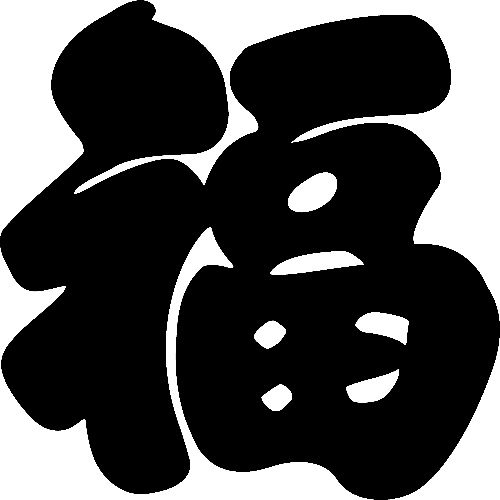
#> input picture traindata/fu/fu (1).jpg, 500 x 500 px, found by its file name; its folder holds only this picture in this run
$ jupyter execute --allow-errors char_feature.ipynb   (shell and % lines are left out)
#> lines starting #> are read from the running program, lines starting #| are printed output that depends on the picture; after the words box and inside, x2 and y2 are one past the last pixel; in counts of white or black regions, pixels touching at a corner belong together; long printed decimals are rounded
[cell 1]
from skimage import morphology,draw
import numpy as np
import matplotlib.pyplot as plt
import cv2

def readimage(t_name):
#> called with t_name = './traindata/fu/fu (1).jpg'
    image = cv2.imread(t_name,cv2.IMREAD_GRAYSCALE)
#> image is the input picture: shape (500, 500); min 0, max 255, mean 77.3
    ret,image=cv2.threshold(image, 127, 255, cv2.THRESH_BINARY)
#> image: shape (500, 500); 30.3% white; 10 white regions, largest, box (x1, y1, x2, y2) and area: (74, 0, 500, 321) 30134, (0, 227, 374, 500) 19850, (0, 0, 137, 236) 14301
    image=255-image
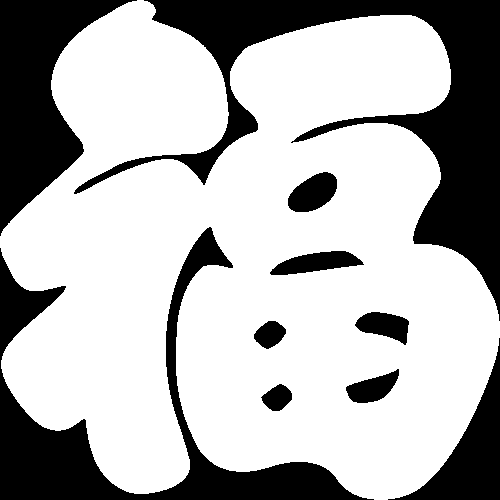
#> image: shape (500, 500); 69.7% white; 10 black regions, largest, box (x1, y1, x2, y2) and area: (74, 0, 500, 321) 30134, (0, 227, 374, 500) 19850, (0, 0, 137, 236) 14301

    #实施骨架算法
    skeleton =morphology.skeletonize(image)
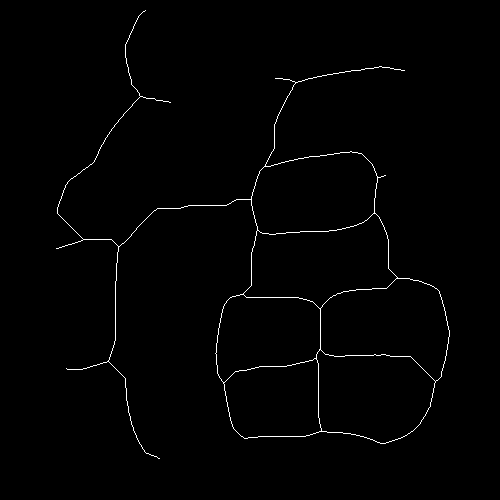
#> skeleton: shape (500, 500) bool; 0.96% white in thin lines or dots, all inside (x1, y1, x2, y2) = (56, 10, 450, 459)

    skeleton=255-skeleton
    image=255-image
    skeleton[skeleton!=255]=0
    return image,skeleton

[cell 2]
# [25 lines left out: functions is_interior, fill_feature, not called in this run]

[cell 3]
def features0(img):
    sumleft=np.zeros((4))
    for i in range(4):
        for x in range(125):
            for y in range(500):
                if img[x+i*125][y]==0:
                    sumleft[i]+=y

    sumright=np.zeros((4))
    for i in range(4):
        for x in range(125):
            for y in range(500):
                if img[x+i*125][499-y]==0:
                    sumright[i]+=y

    sumup=np.zeros((4))
    for i in range(4):
        for y in range(125):
            for x in range(500):
                if img[x][y+i*125]==0:
                    sumup[i]+=x

    sumdown=np.zeros((4))
    for i in range(4):
        for y in range(125):
            for x in range(500):
                if img[499-x][y+i*125]==0:
                    sumdown[i]+=x

    feature2=np.concatenate((sumleft,sumright,sumup,sumdown),axis=0)
    sumleft3=np.zeros((4))
    for i in range(4):
        for x in range(125):
            flag=0
            begin=0
            for y in range(500):
                if img[x+i*125][y]==0 and flag==0:
                    flag+=1
                if img[x+i*125][y]==255 and flag==1:
                    flag+=1
                    begin=y
                if img[x+i*125][y]==0 and flag==2:
                    flag+=1
                    sumleft3[i]+=y-begin

    sumright3=np.zeros((4))
    for i in range(4):
        for x in range(125):
            flag=0
            begin=0
            for y in range(500):
                if img[x+i*125][499-y]==0  and flag==0:
                    flag+=1
                if img[x+i*125][499-y]==255  and flag==1:
                    flag+=1
                    begin=y
                if img[x+i*125][499-y]==0  and flag==2:
                    flag+=1
                    sumright3[i]+=y-begin

    sumup3=np.zeros((4))
    for i in range(4):
        for y in range(125):
            flag=0
            begin=0
            for x in range(500):
                if img[x][y+i*125]==0 and flag==0:
                    flag+=1
                if img[x][y+i*125]==255 and flag==1:
                    flag+=1
                    begin=x
                if img[x][y+i*125]==0 and flag==2:
                    flag+=1
                    sumup3[i]+=x-begin

    sumdown3=np.zeros((4))
    for i in range(4):
        for y in range(125):
            flag=0
            begin=0
            for x in range(500):
                if img[499-x][y+i*125]==0 and flag==0:
                    flag+=1
                if img[499-x][y+i*125]==255 and flag==1:
                    flag+=1
                    begin=x
                if img[499-x][y+i*125]==0 and flag==2:
                    flag+=1
                    sumdown3[i]+=x-begin

    feature3=np.concatenate((sumleft3,sumright3,sumup3,sumdown3),axis=0)
    feature23=np.concatenate((feature2,feature3),axis=0)
    return feature23

[cell 4]
def get_feature23(t_name):
    _,skeleton=readimage(t_name)
    return features0(skeleton)

[cell 5]
def get_fill_feature(t_name):
    _,skeleton=readimage(t_name)
    return fill_feature(skeleton)[1]

[cell 6]
import os

a = np.zeros((209, 32))
b = np.zeros((696, 32))
d = np.zeros((10, 32))
pathfu = "./traindata/fu/"
pathnotfu = "./traindata/not_fu/"
pathtest = "./testdata/"

import multiprocessing
num_processes = multiprocessing.cpu_count()-1 # 使用核心数
pool = multiprocessing.Pool(processes=num_processes) # 实例化进程池
result=pool.map(get_feature23,[pathfu + i for i in os.listdir(pathfu)])
#> result = 1 item
# result1=pool.map(get_fill_feature,[pathfu + i for i in os.listdir(pathfu)])
for i in range(len(result)):
    a[i][0:32]=result[i]
#> this loop made 1 pass
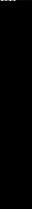
#> a: shape (209, 32) float64; min 0, max 273494, mean 380.6; drawn with min black and max white
    # a[i][32:]=result1[i]

#> (a cell that did not finish here is left out)

#> (a cell that did not finish here is left out)

[cell 9]
X = np.concatenate((a, b), axis=0)
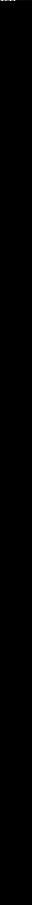
#> X: shape (905, 32) float64; min 0, max 273494, mean 87.9; drawn with min black and max white
y = np.concatenate((np.ones(209), 0*np.ones(696)))

[cell 10]
from sklearn.model_selection import train_test_split

X_train, X_test, y_train, y_test = train_test_split(
    X, y, test_size=0.2, random_state=42
)
#> X_test: shape (181, 32) float64; every value is 0
#> y_train = 724 values, max 1 at index 0, min 0 at index 1, mean 0.236; y_test = 181 values, max 1 at index 0, min 0 at index 1, mean 0.21

[cell 11]
from sklearn.discriminant_analysis import LinearDiscriminantAnalysis, StandardScaler
from sklearn.pipeline import make_pipeline
from sklearn.manifold import LocallyLinearEmbedding
embedding = make_pipeline(StandardScaler(),LocallyLinearEmbedding(n_components=3,method="modified",eigen_solver='dense'))
X_transformed = embedding.fit_transform(X)
#> X_transformed = 905 rows, first 8: [0, 0, 0], [0, 0, 0], [0, 0, 0], [0, 0, 0], [0, 0, 0], [0, 0, 0], [0, 0, 0], [0, 0, 0]
X_transformed.shape
#> Out = (905, 3)

[cell 12]
new_d=embedding.fit_transform(d)

[cell 13]
# fig, ax = plt.subplots()
fig = plt.figure()
ax = fig.add_subplot(projection="3d")
ax.scatter(X_transformed[:209,0],X_transformed[:209,1],X_transformed[:209,2],c="r",label="fu")
ax.scatter(X_transformed[209:,0],X_transformed[209:,1],X_transformed[209:,2],c="g",label="notfu")
ax.scatter(new_d[:5,0],new_d[:5,1],new_d[:5,2],c="b",label="testfu")
ax.scatter(new_d[5:,0],new_d[5:,1],new_d[5:,2],c="y",label="testnotfu")
ax.legend()
ax.grid(True)

plt.show()
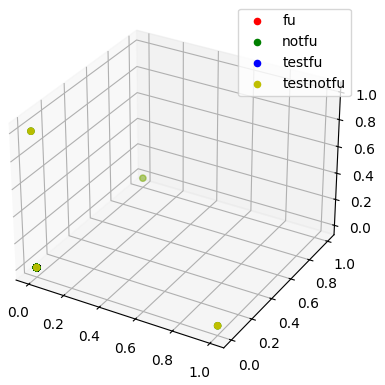
#> figure drawn by matplotlib, 1 panel

[cell 14]
import numpy as np
from sklearn.pipeline import make_pipeline
from sklearn.preprocessing import StandardScaler
from sklearn.svm import SVC


# [12 lines left out: functions intersection, kernal, not called in this run]


clf = make_pipeline(SVC(gamma="auto", kernel="rbf"))
clf.fit(X_train, y_train)

[cell 15]
from sklearn.ensemble import RandomForestClassifier

clf = make_pipeline(RandomForestClassifier())
clf.fit(X_train, y_train)

[cell 16]
from sklearn.ensemble import GradientBoostingClassifier

clf = make_pipeline( GradientBoostingClassifier())
clf.fit(X_train, y_train)

[cell 17]
from sklearn.ensemble import AdaBoostClassifier
from sklearn.pipeline import make_pipeline
from sklearn.preprocessing import StandardScaler

clf = make_pipeline(
     AdaBoostClassifier(n_estimators=100, random_state=0)
)
clf.fit(X_train, y_train)

[cell 18]
from sklearn.svm import LinearSVC
from sklearn.pipeline import make_pipeline
from sklearn.preprocessing import StandardScaler

clf = make_pipeline(LinearSVC(random_state=0, tol=1e-5))
clf.fit(X_train, y_train)

[cell 19]
from sklearn.neighbors import KNeighborsClassifier

clf = make_pipeline(KNeighborsClassifier())
clf.fit(X_train, y_train)#0.79

[cell 20]
from sklearn.metrics import f1_score

y_pred = clf.predict(X_test)
#> y_pred = 181 values from 0 to 0
print(f1_score(y_test, y_pred, average="macro"))
#| 0.4414
from sklearn.metrics import confusion_matrix

confusion_matrix(y_test, y_pred)
#> Out = [[143, 0], [38, 0]]

#> (a cell that did not finish here is left out)

[cell 22]
import numpy as np
from sklearn.pipeline import make_pipeline
from sklearn.preprocessing import StandardScaler
from sklearn.svm import SVC


# [12 lines left out: functions intersection, kernal, not called in this run]


from sklearn.svm import OneClassSVM
clf = make_pipeline(OneClassSVM(nu=0.7,verbose=True,kernel="sigmoid"))
clf .fit(X_transformed[:209,:])
#| [LibSVM]

from sklearn.metrics import f1_score

y_pred = clf.predict(new_d)

print(y_pred)

print(f1_score(np.concatenate((np.ones(5), -np.ones(5))), y_pred, average="macro"))
from sklearn.metrics import confusion_matrix

confusion_matrix(np.concatenate((np.ones(5), -np.ones(5))), y_pred)

[cell 23]
from sklearn.metrics import f1_score
from hyperopt import hp
import xgboost as xgb

# [22 lines left out: functions train, objective, not called in this run]

#> (the rest of this cell did not finish here and is left out)

#> (a cell that did not finish here is left out)

[cell 25]
p=clf.predict(X_transformed)
#> p = 905 values from -1 to -1
print(f1_score(np.concatenate((np.ones(209), 0*np.ones(696))), p, average="macro"))
#| 0.0

$ run again, on traindata/fu/fu (11).png
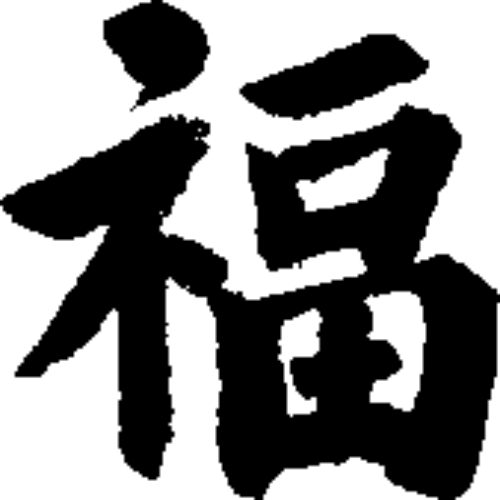
#> input picture traindata/fu/fu (11).png, 500 x 500 px, found by its file name
#> in readimage, image is the input picture: shape (500, 500); min 0, max 255, mean 132.5
#> in readimage, `ret,image=cv2.threshold(image, 127, 255, cv2.THRESH_BINARY)`:
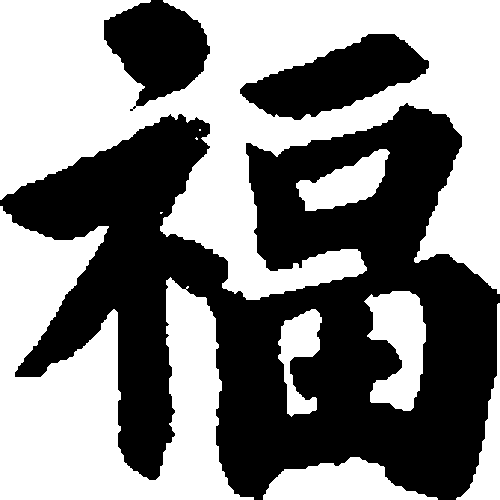
#> image: shape (500, 500); 51.9% white; 3 black regions, box (x1, y1, x2, y2) and area: (0, 103, 500, 500) 104315, (240, 34, 429, 120) 8595, (104, 0, 210, 111) 7243
#> in readimage, `skeleton =morphology.skeletonize(image)`:
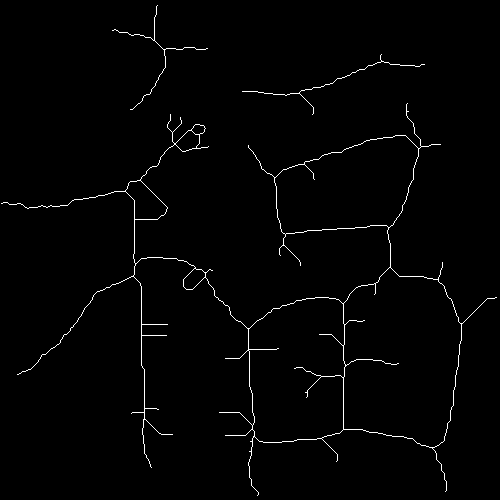
#> skeleton: shape (500, 500) bool; 1.3% white in thin lines or dots
#> result = 1 item
#> the loop `for i in range(len(result)):` made 1 pass
#> X_test: shape (181, 32) float64; every value is 0
#> y_train = 724 values, max 1 at index 0, min 0 at index 1, mean 0.236; y_test = 181 values, max 1 at index 0, min 0 at index 1, mean 0.21
#> X_transformed = 905 rows, first 8: [0, 0, 0], [0, 0, 0], [0, 0, 0], [0, 0, 0], [0, 0, 0], [0, 0, 0], [0, 0, 0], [0, 0, 0]
#> y_pred = 181 values from 0 to 0
#| 0.4414
#> `confusion_matrix(y_test, y_pred)`: Out = [[143, 0], [38, 0]]
#| [LibSVM]
#> p = 905 values from -1 to -1
#| 0.0

$ run again, on traindata/fu/fu (116).png
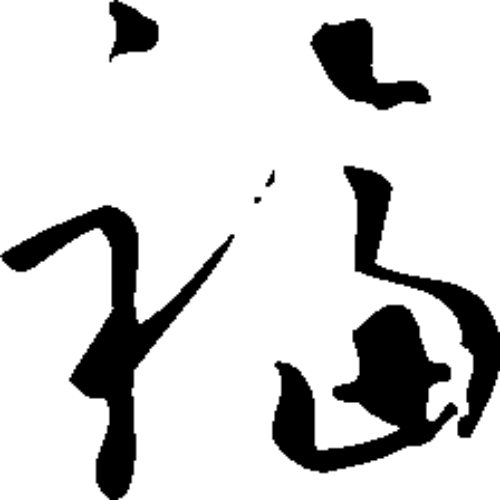
#> input picture traindata/fu/fu (116).png, 500 x 500 px, found by its file name
#> in readimage, image is the input picture: shape (500, 500); min 0, max 255, mean 209.6
#> in readimage, `ret,image=cv2.threshold(image, 127, 255, cv2.THRESH_BINARY)`:
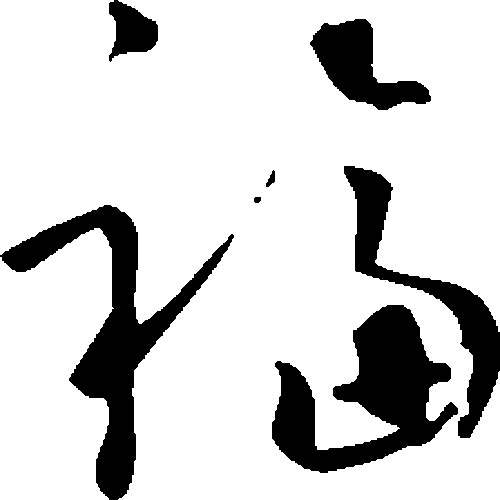
#> image: shape (500, 500); 82.2% white; 7 black regions, largest, box (x1, y1, x2, y2) and area: (0, 205, 234, 500) 14561, (272, 305, 458, 473) 14505, (344, 166, 500, 438) 8280
#> in readimage, `skeleton =morphology.skeletonize(image)`:
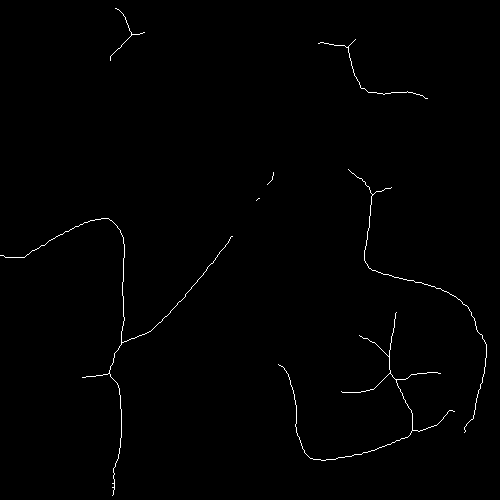
#> skeleton: shape (500, 500) bool; 0.65% white in thin lines or dots
#> result = 1 item
#> the loop `for i in range(len(result)):` made 1 pass
#> X_test: shape (181, 32) float64; every value is 0
#> y_train = 724 values, max 1 at index 0, min 0 at index 1, mean 0.236; y_test = 181 values, max 1 at index 0, min 0 at index 1, mean 0.21
#> X_transformed = 905 rows, first 8: [0, 0, 0], [0, 0, 0], [0, 0, 0], [0, 0, 0], [0, 0, 0], [0, 0, 0], [0, 0, 0], [0, 0, 0]
#> y_pred = 181 values from 0 to 0
#| 0.4414
#> `confusion_matrix(y_test, y_pred)`: Out = [[143, 0], [38, 0]]
#| [LibSVM]
#> p = 905 values from -1 to -1
#| 0.0
